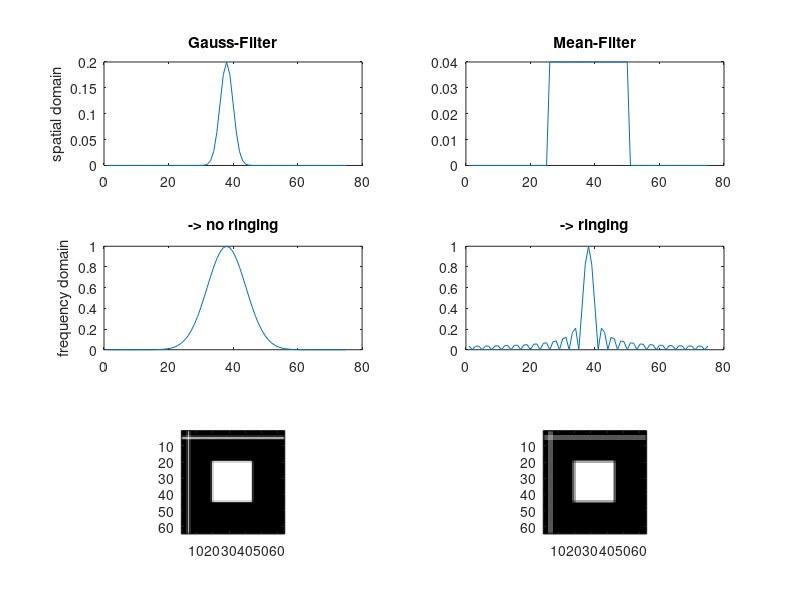

The MATLAB script that drew this image:
% cleanup
close all;
clear all;
clc;

% what is the ringing effect?
% gauss filter vs. mean filter

% create filters
gauss_kernel = fspecial('gaussian', [1 25], 2);
mean_kernel = ones(1, 25)/25;

% zeropad it
gauss_kernel = padarray(gauss_kernel, [0 25]);
mean_kernel = padarray(mean_kernel, [0 25]);

subplot(3,2,1);
plot(gauss_kernel);
title('Gauss-Filter');
ylabel('spatial domain');
subplot(3,2,2);
plot(mean_kernel);
title('Mean-Filter');

% fourier-transform
gauss_kernel_fourier = fftshift(fft(gauss_kernel));
mean_kernel_fourier = fftshift(fft(mean_kernel));

subplot(3,2,3);
plot(abs(gauss_kernel_fourier));
title('-> no ringing');
ylabel('frequency domain');
subplot(3,2,4);
plot(abs(mean_kernel_fourier));
title('-> ringing');

% test image
im = zeros(64,64);
im(20:44,20:44) = 1;
im(:,5) = 1;
im(5,:) = 1;

% filter
im_gauss = imfilter(im, fspecial('gaussian', [3 3], 0.6));
im_mean = imfilter(im, fspecial('average', [3 3]));

subplot(3,2,5);
imagesc(im_gauss);
axis image;
subplot(3,2,6);
imagesc(im_mean);
axis image;
colormap gray;

% examples are not thaaat good ;)
% I don't care!
